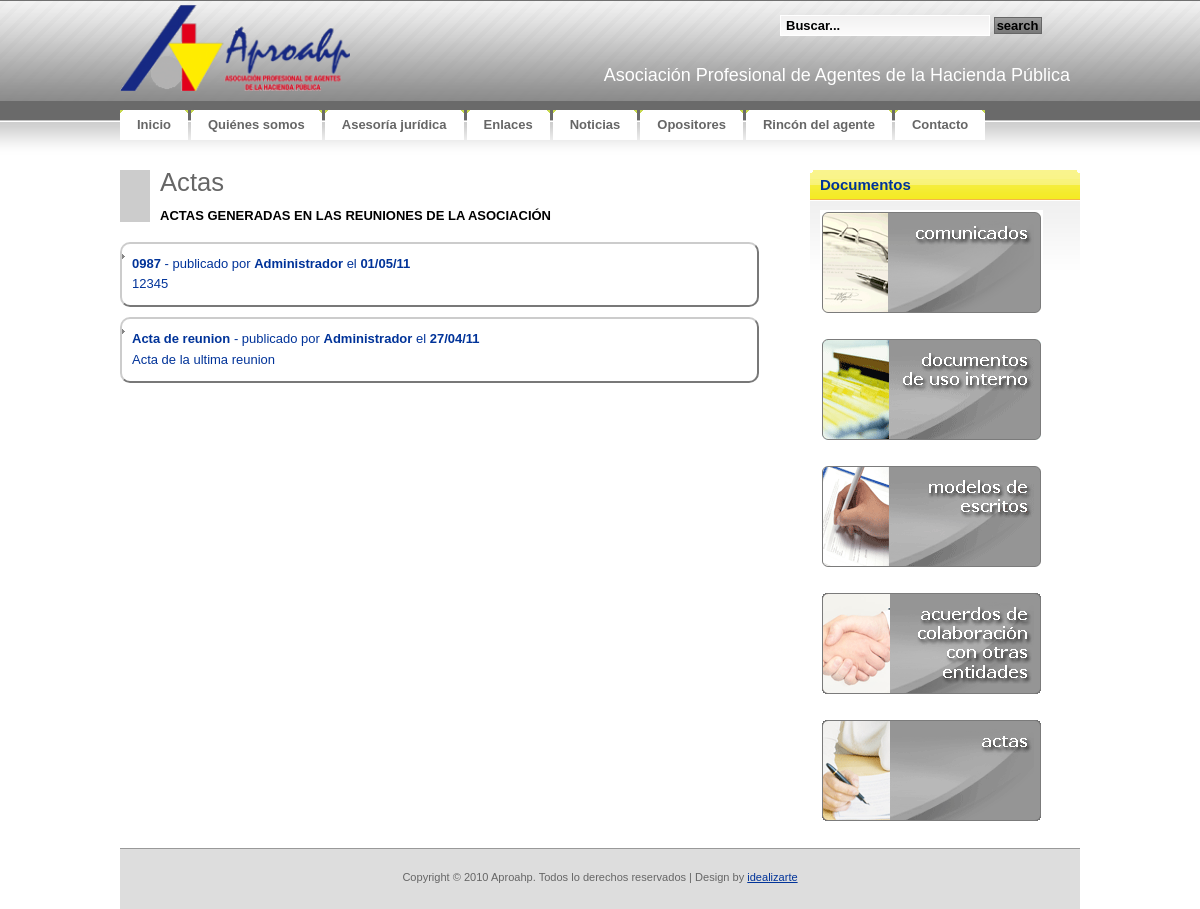
Page /rinconagente/documentos.php?catid=5 on the earlier database version.
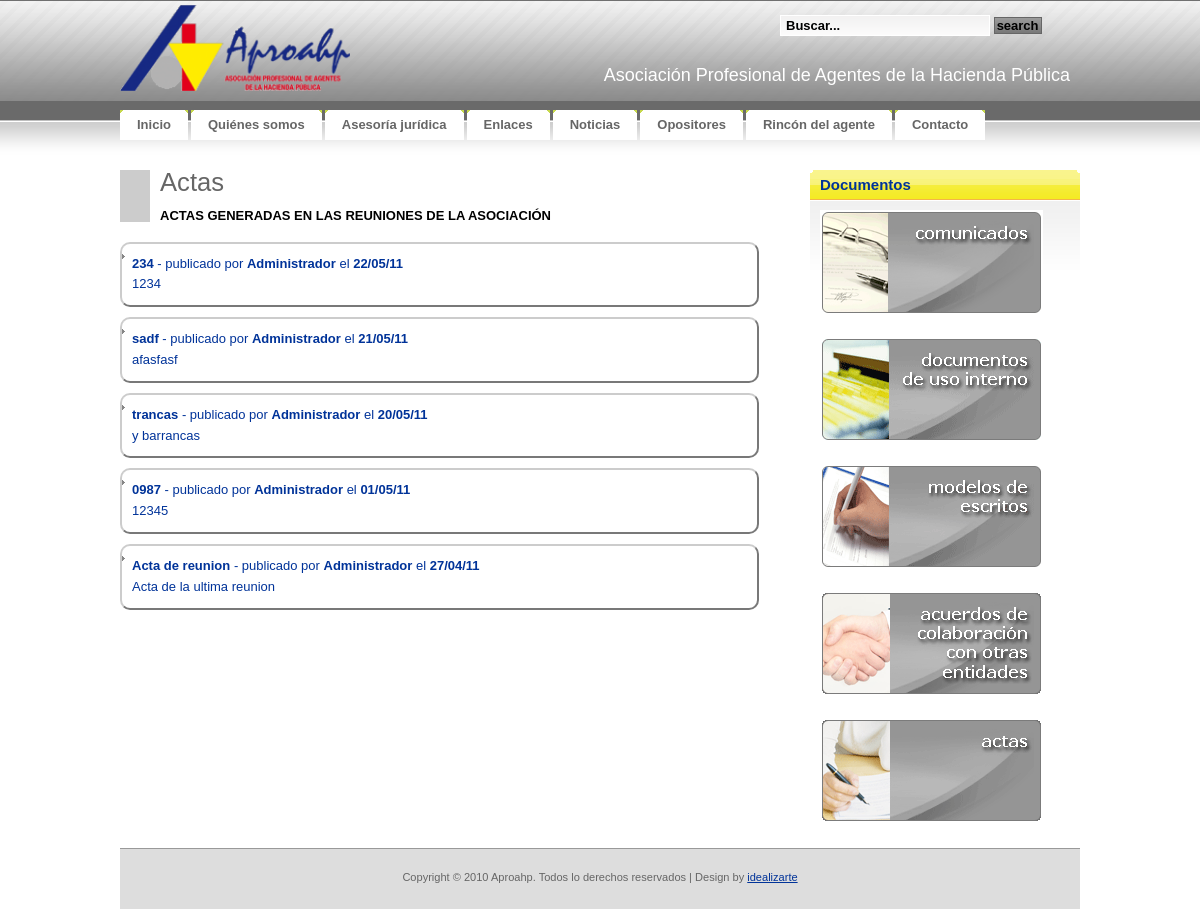
Same page on the later database version.
### tables this page shows
CREATE TABLE IF NOT EXISTS `tbl_categorias` (
  `CAT_ID` bigint(20) NOT NULL AUTO_INCREMENT,
  `CAT_Visible` tinyint(1) NOT NULL,
  `CAT_Nombre` varchar(50) NOT NULL,
  `CAT_Comentarios` varchar(200) NOT NULL,
  UNIQUE KEY `ID` (`CAT_ID`)
);

CREATE TABLE IF NOT EXISTS `tbl_documentos` (
  `DOC_ID` bigint(20) NOT NULL AUTO_INCREMENT,
  `DOC_Fecha` datetime NOT NULL,
  `DOC_Autor` bigint(20) NOT NULL,
  `DOC_Categoria` bigint(20) NOT NULL,
  `DOC_Titulo` varchar(50) NOT NULL,
  `DOC_Resumen` varchar(500) NOT NULL,
  `DOC_Texto` text NOT NULL,
  `DOC_Attach` varchar(200) NOT NULL,
  UNIQUE KEY `DOC_ID` (`DOC_ID`)
);

CREATE TABLE IF NOT EXISTS `tbl_users` (
  `USR_ID` bigint(20) NOT NULL AUTO_INCREMENT,
  `USR_username` varchar(32) NOT NULL,
  `USR_password` varchar(32) NOT NULL,
  `USR_Displayname` varchar(32) NOT NULL,
  `USR_email` varchar(100) NOT NULL,
  `USR_Activo` tinyint(1) NOT NULL,
  PRIMARY KEY (`USR_ID`)
);

### lib/siteconfig.php (called while the page is built, shortened)
<?php
	function cleanQuery($string)
	{
		if (phpversion() >= '4.3.0')
		{
			$string = mysql_real_escape_string($string);
		}
		else
		{
			$string = mysql_escape_string($string);
		}
		return $string;
	}
	function pagination($rows,$pagenum,$page_rows){
		$plinks='';
		$limites='';
		return(array ( "links" => $plinks,"limites" => "$limites"));
	}
?>

### rinconagente/documentos.php (the view, shortened to what this page needs)
<!DOCTYPE html PUBLIC "-//W3C//DTD XHTML 1.0 Strict//EN"
  "http://www.w3.org/TR/xhtml1/DTD/xhtml1-strict.dtd">
<html xmlns="http://www.w3.org/1999/xhtml" xml:lang="en" lang="en">
<head>
<link rel="stylesheet" href="../css/reset.css" type="text/css" media="screen" title="no title" charset="utf-8">
<link rel="stylesheet" href="../css/aproahp.css" type="text/css" media="screen" title="no title" charset="utf-8">
</head>
<body onload="MM_preloadImages('images/rinconagente_over_03.gif','images/rinconagente_over_06.gif','images/rinconagente_over_08.gif','images/rinconagente_over_10.gif','images/actas.gif','images/actas_over.gif')">
<div id="container">
<?php require("../header.php");
	require_once("../lib/siteconfig.php");
	if(isset($_GET['catid'])){
		echo "<div id='izda-a'>";
		$categoria=cleanQuery($_GET['catid']);
		$cat_result=mysql_query("SELECT * FROM tbl_categorias WHERE CAT_ID = '$categoria';");
		if(mysql_num_rows($cat_result) != 1){
			echo "<h1>No existe esa categoria</h1>";
		}else{
			$row = mysql_fetch_assoc($cat_result);
			echo "<div class='resalte'><h1>$row[CAT_Nombre]</h1><br/><h3>$row[CAT_Comentarios]</h3></div>";
			if(!isset($_GET['pagenum'])){
				$pagenum = 1;
			}else{
				$pagenum = $_GET['pagenum'];
			}
			$doc_result = mysql_query("SELECT * FROM tbl_documentos,tbl_users WHERE DOC_Autor=USR_ID AND DATE(`DOC_FECHA`) <= DATE( NOW( ) ) AND DOC_Categoria = $categoria;") or die(mysql_error());
			$rows = mysql_num_rows($doc_result);
			$page_rows = 5;
			$pdata=pagination($rows,$pagenum,$page_rows);
			echo("<div id='documentoslist'><ul>");
			$doc_result=mysql_query("SELECT * FROM tbl_documentos,tbl_users WHERE DOC_Autor=USR_ID AND DATE(`DOC_FECHA`) <= DATE( NOW( ) ) AND DOC_Categoria = $categoria ORDER BY DOC_Fecha DESC ".$pdata['limites'].";");
			for ($x = 0, $numrows = mysql_num_rows($doc_result); $x < $numrows; $x++) {
				$row = mysql_fetch_assoc($doc_result);
				$datetime = date("d/m/y", strtotime($row["DOC_Fecha"]));
				echo("<a href='documentos.php?docid=".$row['DOC_ID']."'><li class='documento'><span class=highlight>".$row['DOC_Titulo']."</span> - publicado por <span class=highlight>".$row['USR_Displayname']."</span> el <span class=highlight>".$datetime.'</span><br>'.$row['DOC_Resumen']."</li></a>");
			}
			echo("</ul></div>");
		}
		echo "</div><div id='dcha-a'><div class='box-yellow'><h2 class='section'><b>Documentos</b></h2>";
	}else{
		echo "<div style='width: 500px; margin: auto;'><div>";
	}
?>
		<a href="documentos.php?catid=1" title="comunicados" onmouseout="MM_swapImgRestore()" onmouseover="MM_swapImage('comunicados','','images/rinconagente_over_03.gif',1)"><img src="images/rinconagente_03.gif" width="223" height="105" border="0" id="comunicados" /></a>
		<a href="documentos.php?catid=2" title="docs_usoint" onmouseout="MM_swapImgRestore()" onmouseover="MM_swapImage('docs_uso','','images/rinconagente_over_06.gif',1)"><img src="images/rinconagente_06.gif" width="223" height="105" border="0" id="docs_uso" /></a>
		<a href="documentos.php?catid=4" title="modelos" onmouseout="MM_swapImgRestore()" onmouseover="MM_swapImage('modelos','','images/rinconagente_over_08.gif',1)"><img src="images/rinconagente_08.gif" width="223" height="105" border="0" id="modelos" /></a>
		<a href="documentos.php?catid=3" title="acuerdos" onmouseout="MM_swapImgRestore()" onmouseover="MM_swapImage('acuerdos','','images/rinconagente_over_10.gif',1)"><img src="images/rinconagente_10.gif" width="223" height="105" border="0" id="acuerdos" /></a>
		<a href="documentos.php?catid=5" title="actas" onmouseout="MM_swapImgRestore()" onmouseover="MM_swapImage('actas','','images/actas_over.gif',1)"><img src="images/actas.gif" width="223" height="105" border="0" id="actas" /></a>
</div>
</div>
<div style="clear: both;">&nbsp;</div>
</body>
</html>

### header.php
<?php
$parts = Explode('/', $_SERVER["PHP_SELF"]);
$paginaactual= $parts[count($parts) - 1];
if(strcmp($paginaactual, "index.php")==0)
	$folder ="";
else
	$folder ="../";
$menu = array (array ( "Name" => "Inicio","Link" => "index.php","Subfolder" => ""),
			   array ( "Name" => "Quiénes somos","Link" => "kienes.php","Subfolder" => "kienes/"),
			   array ( "Name" => "Asesoría jurídica","Link" => "asesoria.php","Subfolder" => "asesoria/"),
			   array ( "Name" => "Enlaces","Link" => "enlaces.php","Subfolder" => "enlaces/"),
			   array ( "Name" => "Noticias","Link" => "noticias.php","Subfolder" => "noticias/"),
			   array ( "Name" => "Opositores","Link" => "opositores.php","Subfolder" => "opositores/"),
			   array ( "Name" => "Rincón del agente","Link" => "rinconagente.php","Subfolder" => "rinconagente/"),
			   array ( "Name" => "Contacto","Link" => "contacto.php","Subfolder" => "contacto/")
              );
?>
<div id="header">
	<?php echo('<div id="logo"><img src="'.$folder.'images/logo.gif" width="230" height="86" alt="Logo">');?>
	</div>
	<div id="search">
		<form method="get" action="<?php echo $folder ?>search/search.php">
			<fieldset>
			<input id="searchinput" type="text" name="searchinput" value="Buscar..." onblur="if(this.value.length == 0) this.value='Buscar...';" onclick="if(this.value == 'Buscar...') this.value='';" />
			<input id="searchsubmit" type="submit" value="Search" />
			</fieldset>
		</form>
	</div>
	<?php echo('<div id="letras"><h2>'."Asociación Profesional de Agentes de la Hacienda Pública".'</h2>');?>
</div>
</div>
<div id="menu">
	<ul>
		<?php
		foreach($menu as $item){
				if(strcmp($paginaactual, $item['Link'])==0)
					echo('<li class="active">');
				else
					echo('<li>');
				echo('<a href="'.$folder.$item['Subfolder'].$item['Link'].'"><b>'.$item['Name'].'</b></a></li>');
		}?>
			</ul>
</div>

### css/aproahp.css (style rules this page uses)
* { margin: 0; padding: 0; }
ul,li { list-style-type: none; }
body, th { background: #FFFFFF url(../images/img01.gif) repeat-x; font-family: Verdana, Arial, Helvetica, sans-serif; font-size: 13px; color: #666666; }
h1, h2 { font-family: "Trebuchet MS", Arial, Helvetica, sans-serif; font-weight: normal; }
h1 { font-size: 197%; }
h2 { font-size: 167%; color:#ffffff; }
h3 { margin-bottom: 1em; text-transform: uppercase; font-size: 100%; color: #000000; }
p, ul, ol { margin-bottom: 1.5em; line-height: 1.6em; }
p { color:#666666; }
ul { list-style: none; }
ul li { padding-left: 10px; background: url(../images/img16.gif) no-repeat 0px 10px; }
a:link { color: #003399; }
img { border: none; }
.box-yellow { background: url(../images/img17.gif) repeat-x; }
.box-yellow .section { background: url(../images/img19.gif) no-repeat right top; color: #003399; }
.box-yellow .section b { display: block; height: 23px; padding: 7px 0 0 10px; background: url(../images/img18.gif) no-repeat; font-size:15px; }
#header { width: 960px; height: 110px; margin: 0 auto; }
#logo { float: left; margin-top:5px; }
#letras h2 { margin-top: 30px; padding-right:10px; font-size: 18px; font-weight: normal; float: right; }
#search { float: right; width: 300px; padding-top: 15px; padding-left:15px; }
#search fieldset { border: none; }
#searchinput, #searchsubmit { font: bold 100% Verdana, Arial, Helvetica, sans-serif; color: #000000; }
#searchinput { padding: 2px 5px; width: 198px; background: #FFFFFF url(../images/img02.gif) repeat-x; border: 1px solid #FFFFFF; }
#searchsubmit { padding: 0 2px; background: #ffffff url(../images/img03.gif) repeat-x; border: 1px solid #666666; text-transform: lowercase; }
#menu { width: 960px; height: 30px; margin-top:0px; margin-bottom:30px; }
#menu ul { margin: 0; list-style: none; line-height: normal; }
#menu li { display: block; float: left; margin-right: 3px; padding: 0; background: #FFFFFF; }
#menu a { display: block; float: left; background: url(../images/img07.gif) no-repeat; text-decoration: none; color: #666666; }
#menu b { display: block; float: left; height: 23px; padding: 7px 17px 0px 17px; background: url(../images/img08.gif) no-repeat right top; cursor: pointer; }
#container { width: 960px; padding: 0px 0px 0px 0px; margin:0 auto; text-align:justify; }
#footer { height:20px; padding: 20px; background: #DDDDDD; border-top: 1px solid #999999; }
#footer p { margin: 0; text-align: center; font-size: 85%; }
#izda-a { width:650px; float:left; }
#dcha-a { width:270px; float:right; }
.resalte { border-left:30px solid #ccc; padding-left:10px; padding-right:10px; margin-bottom:20px; }
.box-yellow img { padding:10px; }
#documentoslist a { text-decoration: none; }
.documento { padding:10px; border:2px outset #ccc; -moz-border-radius: 10px; -webkit-border-radius: 10px; padding: 10px; width:615px; margin-top:10px; }
.documento .highlight { font-weight: bold; }

Differences in the rows shown:
added tbl_documentos: DOC_Titulo "234", tbl_users.USR_Displayname "Administrador", DOC_Fecha "22/05/11", DOC_Resumen "1234"
added tbl_documentos: DOC_Titulo "sadf", tbl_users.USR_Displayname "Administrador", DOC_Fecha "21/05/11", DOC_Resumen "afasfasf"
added tbl_documentos: DOC_Titulo "trancas", tbl_users.USR_Displayname "Administrador", DOC_Fecha "20/05/11", DOC_Resumen "y barrancas"
